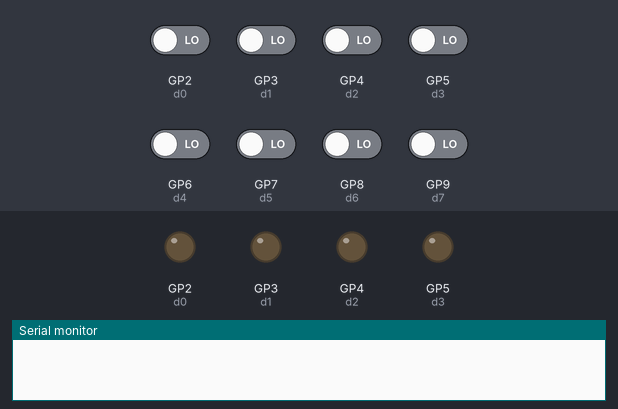
This program was run on a simulated Raspberry Pi Pico. Parts: output pins drawn as LEDs (lit = HIGH), the last lines printed to the serial monitor. The test bench sets the inputs (shaded band); at power-on: GP2 (d0), GP3 (d1), GP4 (d2), GP5 (d3), GP6 (d4), GP7 (d5), GP8 (d6), GP9 (d7) LOW.

Above: at 0.0 s.
At 0.51 s:
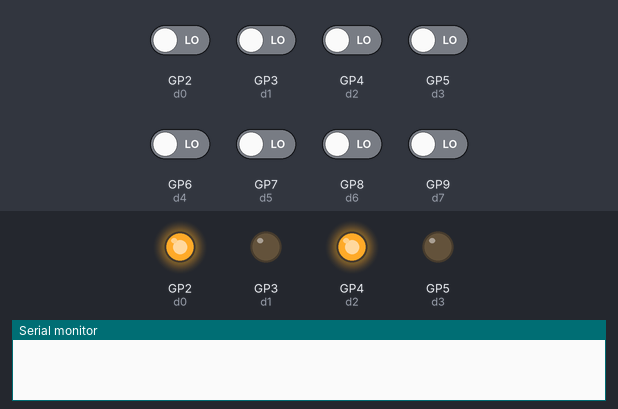
At 1.7 s:
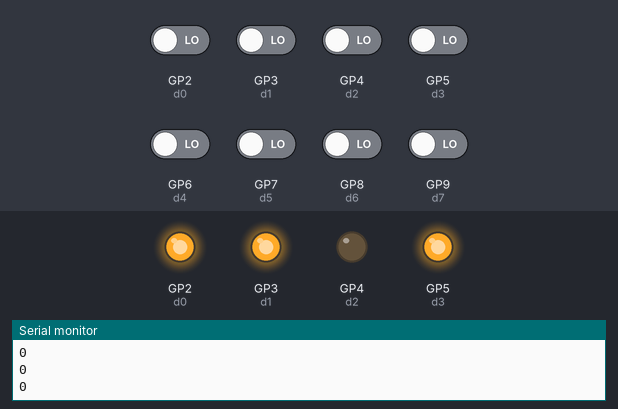
1.8 s: GP2 (d0) driven HIGH
3.3 s: GP3 (d1) driven HIGH
4.8 s: GP4 (d2) driven HIGH
6.3 s: GP5 (d3) driven HIGH
7.8 s: GP6 (d4) driven HIGH
9.3 s: GP7 (d5) driven HIGH
Timing chart, 0 to 11.8 s (numbered marks = the images above; inputs shaded):
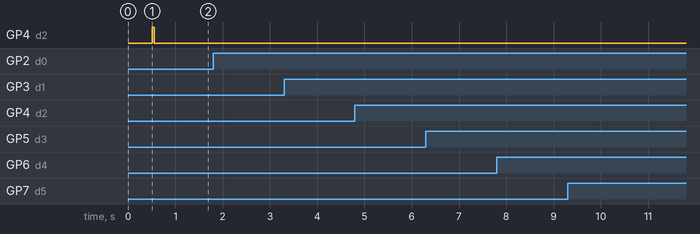

The program:

main.cpp
```cpp
#include <Arduino.h>
#include "bus.h"

//simple script for manipulating the upd7220 graphics chip

void setup() {
  Serial.begin(115200);
  while(!Serial);
  delay(500);
  command_write(0x00); //reset command
  param_write(0x02); //no dram, non interlaced, graphics mode, only draw during sync
  param_write(38); //40 active display words per line - 2 (640 pixels)
  param_write(0x45); //hsync width (6 words) - 1 , and vsync width lower 3 bits (2)
  param_write(0x00); //hsync frontporch (1 word) - 1, and vsync width upper 2 bits
  param_write(0x02); //hsync back porch (3 words) - 1
  param_write(0x0A); //vsync front porch width (10 lines)
  param_write(0xE0); //active lines (480) lower 8 bits
  param_write(0x85); // active lines upper 2 bits + vertical back porch
  delay(40); //give it some time to think

  command_write(0x6F); //vsync command, let chip know it is the master gdc and not to look for an external vsync signal


  command_write(0x6B); //start the timing chain

  }

void loop() {
  Serial.println(status_read());
  delay(5);
}
```

bus.h
```cpp
#pragma once
#include <Arduino.h>

void setup_bus();

void bus_write(uint8_t data);

uint8_t bus_read();

uint8_t fifo_read();

uint8_t status_read();

void command_write(uint8_t data);

void param_write(uint8_t data);
```

bus.cpp
```cpp
#include "bus.h"
#include "pins.h"

void setup_bus(){
  pinMode(d0, OUTPUT);
  pinMode(d1, OUTPUT);
  pinMode(d2, OUTPUT);
  pinMode(d3, OUTPUT);
  pinMode(d4, OUTPUT);
  pinMode(d5, OUTPUT);
  pinMode(d6, OUTPUT);
  pinMode(d7, OUTPUT);

  digitalWrite(d0, 0);
  digitalWrite(d1, 0);
  digitalWrite(d2, 0);
  digitalWrite(d3, 0);
  digitalWrite(d4, 0);
  digitalWrite(d5, 0);
  digitalWrite(d6, 0);
  digitalWrite(d7, 0);

  pinMode(ad0, OUTPUT);
  digitalWrite(ad0, 0);

  // write these high so we dont accidentally write to the bus
  pinMode(wr, OUTPUT);
  digitalWrite(wr, 1);
  pinMode(rd, OUTPUT);
  digitalWrite(rd, 1);
  pinMode(cs, OUTPUT);
  digitalWrite(cs, 1);
}

void bus_write(uint8_t data){
  pinMode(d0, OUTPUT);
  pinMode(d1, OUTPUT);
  pinMode(d2, OUTPUT);
  pinMode(d3, OUTPUT);
  pinMode(d4, OUTPUT);
  pinMode(d5, OUTPUT);
  pinMode(d6, OUTPUT);
  pinMode(d7, OUTPUT);

  digitalWrite(d0, (data & 1) ? 1 : 0);
  digitalWrite(d1, (data & 2) ? 1 : 0);
  digitalWrite(d2, (data & 4) ? 1 : 0);
  digitalWrite(d3, (data & 8) ? 1 : 0);
  digitalWrite(d4, (data & 16) ? 1 : 0);
  digitalWrite(d5, (data & 32) ? 1 : 0);
  digitalWrite(d6, (data & 64) ? 1 : 0);
  digitalWrite(d7, (data & 128) ? 1 : 0);

  digitalWrite(cs, 0);
  digitalWrite(wr, 0);
  delay(1); //give the chip a chance to read the bus, in reality this is like 100x too long
  digitalWrite(cs, 1);
  digitalWrite(wr, 1);
}

uint8_t bus_read(){
  uint8_t data = 0;
  pinMode(d0, INPUT);
  pinMode(d1, INPUT);
  pinMode(d2, INPUT);
  pinMode(d3, INPUT);
  pinMode(d4, INPUT);
  pinMode(d5, INPUT);
  pinMode(d6, INPUT);
  pinMode(d7, INPUT);

  digitalWrite(cs, 0);
  digitalWrite(rd, 0);
  delay(1); //give the chip a chance to output its data, in reality this is like 100x too long

  if(digitalRead(d0) == 1)data |= 1;
  if(digitalRead(d1) == 1)data |= 2;
  if(digitalRead(d2) == 1)data |= 4;
  if(digitalRead(d3) == 1)data |= 8;
  if(digitalRead(d4) == 1)data |= 16;
  if(digitalRead(d5) == 1)data |= 32;
  if(digitalRead(d6) == 1)data |= 64;
  if(digitalRead(d7) == 1)data |= 128;

  digitalWrite(cs, 1);
  digitalWrite(rd, 1);

  return data;
}

uint8_t fifo_read(){
  digitalWrite(ad0,1);
  return bus_read();
}

uint8_t status_read(){
  digitalWrite(ad0,0);
  return bus_read();
}

void command_write(uint8_t data){
  digitalWrite(ad0,1);
  bus_write(data);

}

void param_write(uint8_t data){
  digitalWrite(ad0,0);
  bus_write(data);
}
```

pins.h
```cpp
#pragma once
#include <Arduino.h>
//pin definitions
#define d0 2
#define d1 3
#define d2 4
#define d3 5
#define d4 6
#define d5 7
#define d6 8
#define d7 9

#define ad0 10

#define cs 13
#define wr 14
#define rd 15
```
